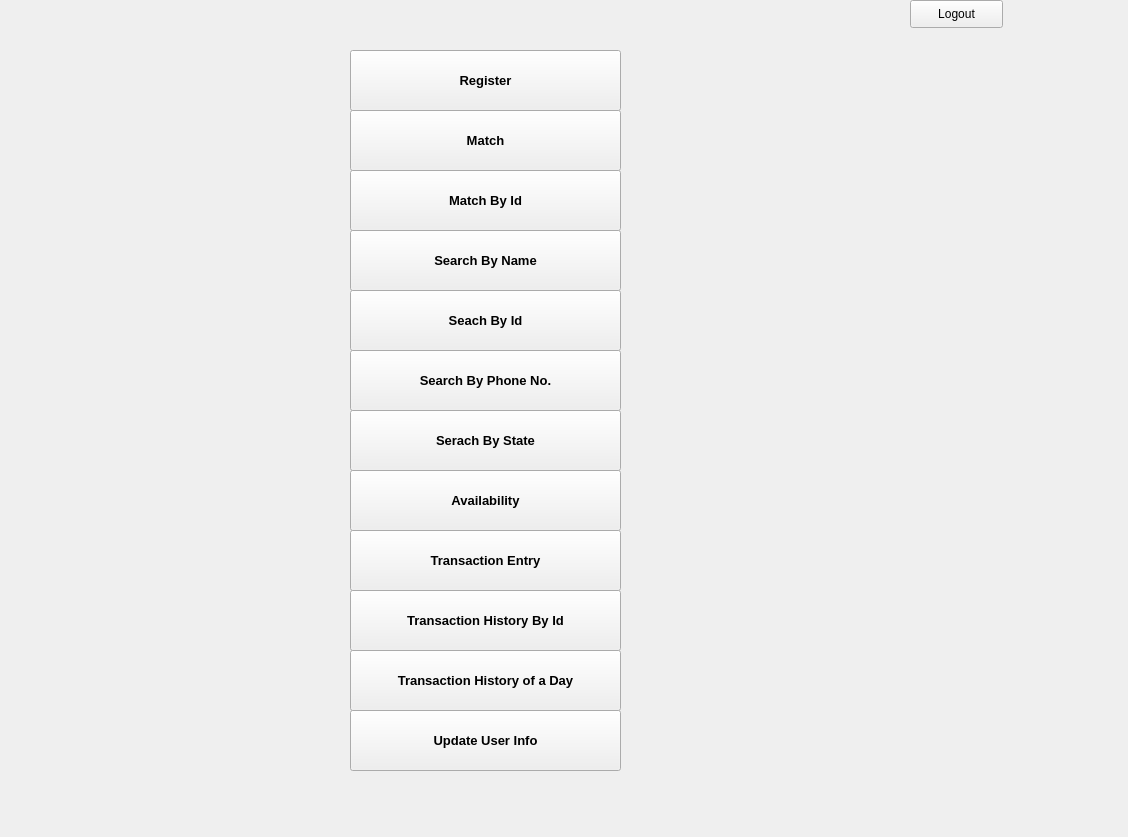
<?xml version="1.0" encoding="UTF-8"?>
<ui version="4.0">
 <class>form</class>
 <widget class="QWidget" name="form">
  <property name="geometry">
   <rect>
    <x>0</x>
    <y>0</y>
    <width>1128</width>
    <height>837</height>
   </rect>
  </property>
  <property name="windowTitle">
   <string>Form</string>
  </property>
  <widget class="QPushButton" name="RegisterButton">
   <property name="geometry">
    <rect>
     <x>350</x>
     <y>50</y>
     <width>271</width>
     <height>61</height>
    </rect>
   </property>
   <property name="font">
    <font>
     <pointsize>10</pointsize>
     <weight>75</weight>
     <bold>true</bold>
    </font>
   </property>
   <property name="text">
    <string>Register</string>
   </property>
  </widget>
  <widget class="QPushButton" name="MatchButton">
   <property name="geometry">
    <rect>
     <x>350</x>
     <y>110</y>
     <width>271</width>
     <height>61</height>
    </rect>
   </property>
   <property name="font">
    <font>
     <pointsize>10</pointsize>
     <weight>75</weight>
     <bold>true</bold>
    </font>
   </property>
   <property name="text">
    <string>Match</string>
   </property>
  </widget>
  <widget class="QPushButton" name="AvailabilityButton">
   <property name="geometry">
    <rect>
     <x>350</x>
     <y>470</y>
     <width>271</width>
     <height>61</height>
    </rect>
   </property>
   <property name="font">
    <font>
     <pointsize>10</pointsize>
     <weight>75</weight>
     <bold>true</bold>
    </font>
   </property>
   <property name="text">
    <string>Availability</string>
   </property>
  </widget>
  <widget class="QPushButton" name="LogoutButton">
   <property name="geometry">
    <rect>
     <x>910</x>
     <y>0</y>
     <width>93</width>
     <height>28</height>
    </rect>
   </property>
   <property name="text">
    <string>Logout</string>
   </property>
  </widget>
  <widget class="QPushButton" name="SbNameButton">
   <property name="geometry">
    <rect>
     <x>350</x>
     <y>230</y>
     <width>271</width>
     <height>61</height>
    </rect>
   </property>
   <property name="font">
    <font>
     <pointsize>10</pointsize>
     <weight>75</weight>
     <bold>true</bold>
    </font>
   </property>
   <property name="text">
    <string>Search By Name</string>
   </property>
  </widget>
  <widget class="QPushButton" name="SbIdButton">
   <property name="geometry">
    <rect>
     <x>350</x>
     <y>290</y>
     <width>271</width>
     <height>61</height>
    </rect>
   </property>
   <property name="font">
    <font>
     <pointsize>10</pointsize>
     <weight>75</weight>
     <bold>true</bold>
    </font>
   </property>
   <property name="text">
    <string>Seach By Id</string>
   </property>
  </widget>
  <widget class="QPushButton" name="SbStateButton">
   <property name="geometry">
    <rect>
     <x>350</x>
     <y>410</y>
     <width>271</width>
     <height>61</height>
    </rect>
   </property>
   <property name="font">
    <font>
     <pointsize>10</pointsize>
     <weight>75</weight>
     <bold>true</bold>
    </font>
   </property>
   <property name="text">
    <string>Serach By State</string>
   </property>
  </widget>
  <widget class="QPushButton" name="SbPhoneButton">
   <property name="geometry">
    <rect>
     <x>350</x>
     <y>350</y>
     <width>271</width>
     <height>61</height>
    </rect>
   </property>
   <property name="font">
    <font>
     <pointsize>10</pointsize>
     <weight>75</weight>
     <bold>true</bold>
    </font>
   </property>
   <property name="text">
    <string>Search By Phone No.</string>
   </property>
  </widget>
  <widget class="QPushButton" name="TransactionButton">
   <property name="geometry">
    <rect>
     <x>350</x>
     <y>530</y>
     <width>271</width>
     <height>61</height>
    </rect>
   </property>
   <property name="font">
    <font>
     <pointsize>10</pointsize>
     <weight>75</weight>
     <bold>true</bold>
    </font>
   </property>
   <property name="text">
    <string>Transaction Entry</string>
   </property>
  </widget>
  <widget class="QPushButton" name="TranHisBIdButton">
   <property name="geometry">
    <rect>
     <x>350</x>
     <y>590</y>
     <width>271</width>
     <height>61</height>
    </rect>
   </property>
   <property name="font">
    <font>
     <pointsize>10</pointsize>
     <weight>75</weight>
     <bold>true</bold>
    </font>
   </property>
   <property name="text">
    <string>Transaction History By Id</string>
   </property>
  </widget>
  <widget class="QPushButton" name="TranHisBDateButton">
   <property name="geometry">
    <rect>
     <x>350</x>
     <y>650</y>
     <width>271</width>
     <height>61</height>
    </rect>
   </property>
   <property name="font">
    <font>
     <pointsize>10</pointsize>
     <weight>75</weight>
     <bold>true</bold>
    </font>
   </property>
   <property name="styleSheet">
    <string notr="true"/>
   </property>
   <property name="text">
    <string>Transaction History of a Day</string>
   </property>
  </widget>
  <widget class="QPushButton" name="MatchBidButton">
   <property name="geometry">
    <rect>
     <x>350</x>
     <y>170</y>
     <width>271</width>
     <height>61</height>
    </rect>
   </property>
   <property name="font">
    <font>
     <pointsize>10</pointsize>
     <weight>75</weight>
     <bold>true</bold>
    </font>
   </property>
   <property name="text">
    <string>Match By Id</string>
   </property>
  </widget>
  <widget class="QPushButton" name="UpdateUserButton">
   <property name="geometry">
    <rect>
     <x>350</x>
     <y>710</y>
     <width>271</width>
     <height>61</height>
    </rect>
   </property>
   <property name="font">
    <font>
     <pointsize>10</pointsize>
     <weight>75</weight>
     <bold>true</bold>
    </font>
   </property>
   <property name="styleSheet">
    <string notr="true"/>
   </property>
   <property name="text">
    <string>Update User Info</string>
   </property>
  </widget>
 </widget>
 <resources/>
 <connections/>
</ui>
